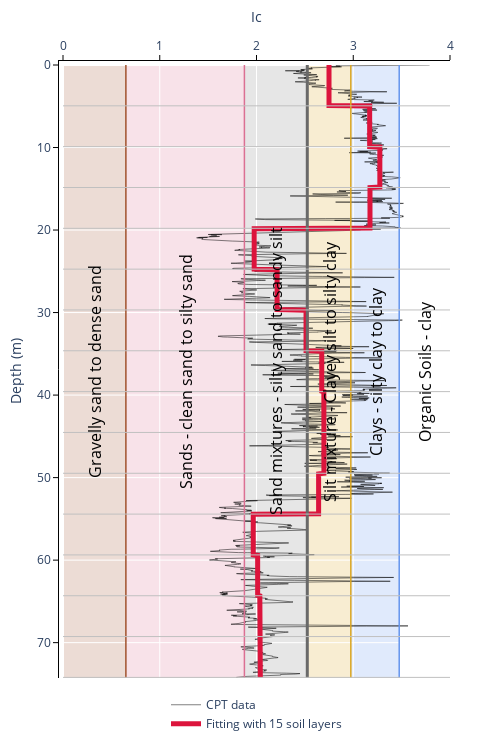

Notebook code for this chart:
### Markdown cell above
### Identify soil layers

### Code cell
cpt_data.identify_soil_layers(num_layers = 15, plot_fig = True)

### Figure 1 — Plotly figure (JSON) as saved in the notebook; plotly's stock layout.template omitted (floating-point values rounded to 4 significant figures; data arrays with more than 128 entries replaced by an {"elided": "..."} marker saying what was removed)
{"data": [{"line": {"color": "black", "width": 0.5}, "mode": "lines", "name": "CPT data", "type": "scatter", "x": {"elided": "7451 float values"}, "y": {"elided": "7451 float values"}}, {"line": {"color": "crimson", "width": 5}, "mode": "lines", "name": "Fitting with 15 soil layers", "type": "scatter", "x": {"elided": "1000 float values"}, "y": {"elided": "1000 float values"}}], "layout": {"annotations": [{"align": "center", "font": {"color": "black", "size": 16}, "showarrow": false, "text": "Gravelly sand to dense sand", "textangle": -90, "valign": "middle", "x": 0.325, "y": 37.14}, {"align": "center", "font": {"color": "black", "size": 16}, "showarrow": false, "text": "Sands - clean sand to silty sand", "textangle": -90, "valign": "middle", "x": 1.262, "y": 37.14}, {"align": "center", "font": {"color": "black", "size": 16}, "showarrow": false, "text": "Sand mixtures - silty sand to sandy silt", "textangle": -90, "valign": "middle", "x": 2.2, "y": 37.14}, {"align": "center", "font": {"color": "black", "size": 16}, "showarrow": false, "text": "Silt mixture - Clayey silt to silty clay", "textangle": -90, "valign": "middle", "x": 2.75, "y": 37.14}, {"align": "center", "font": {"color": "black", "size": 16}, "showarrow": false, "text": "Clays - silty clay to clay", "textangle": -90, "valign": "middle", "x": 3.225, "y": 37.14}, {"align": "center", "font": {"color": "black", "size": 16}, "showarrow": false, "text": "Organic Soils - clay", "textangle": -90, "valign": "middle", "x": 3.737, "y": 37.14}], "height": 750, "legend": {"x": 0.5, "xanchor": "center", "y": -0.02, "yanchor": "top"}, "margin": {"b": 50, "l": 50, "pad": 4, "r": 50, "t": 50}, "plot_bgcolor": "white", "shapes": [{"line": {"color": "sienna", "width": 1.5}, "type": "line", "x0": 0.65, "x1": 0.65, "y0": 0, "y1": 74.28}, {"line": {"color": "palevioletred", "width": 1.5}, "type": "line", "x0": 1.875, "x1": 1.875, "y0": 0, "y1": 74.28}, {"line": {"color": "dimgray", "width": 3}, "type": "line", "x0": 2.525, "x1": 2.525, "y0": 0, "y1": 74.28}, {"line": {"color": "goldenrod", "width": 1.5}, "type": "line", "x0": 2.975, "x1": 2.975, "y0": 0, "y1": 74.28}, {"line": {"color": "cornflowerblue", "width": 1.5}, "type": "line", "x0": 3.475, "x1": 3.475, "y0": 0, "y1": 74.28}, {"line": {"color": "silver", "width": 1}, "type": "line", "x0": 0, "x1": 0, "y0": 0, "y1": 0}, {"line": {"color": "silver", "width": 1}, "type": "line", "x0": 0, "x1": 4.947, "y0": 4.947, "y1": 4.947}, {"line": {"color": "silver", "width": 1}, "type": "line", "x0": 0, "x1": 9.895, "y0": 9.895, "y1": 9.895}, {"line": {"color": "silver", "width": 1}, "type": "line", "x0": 0, "x1": 14.84, "y0": 14.84, "y1": 14.84}, {"line": {"color": "silver", "width": 1}, "type": "line", "x0": 0, "x1": 19.79, "y0": 19.79, "y1": 19.79}, {"line": {"color": "silver", "width": 1}, "type": "line", "x0": 0, "x1": 24.74, "y0": 24.74, "y1": 24.74}, {"line": {"color": "silver", "width": 1}, "type": "line", "x0": 0, "x1": 29.68, "y0": 29.68, "y1": 29.68}, {"line": {"color": "silver", "width": 1}, "type": "line", "x0": 0, "x1": 34.63, "y0": 34.63, "y1": 34.63}, {"line": {"color": "silver", "width": 1}, "type": "line", "x0": 0, "x1": 39.58, "y0": 39.58, "y1": 39.58}, {"line": {"color": "silver", "width": 1}, "type": "line", "x0": 0, "x1": 44.53, "y0": 44.53, "y1": 44.53}, {"line": {"color": "silver", "width": 1}, "type": "line", "x0": 0, "x1": 49.47, "y0": 49.47, "y1": 49.47}, {"line": {"color": "silver", "width": 1}, "type": "line", "x0": 0, "x1": 54.42, "y0": 54.42, "y1": 54.42}, {"line": {"color": "silver", "width": 1}, "type": "line", "x0": 0, "x1": 59.37, "y0": 59.37, "y1": 59.37}, {"line": {"color": "silver", "width": 1}, "type": "line", "x0": 0, "x1": 64.32, "y0": 64.32, "y1": 64.32}, {"line": {"color": "silver", "width": 1}, "type": "line", "x0": 0, "x1": 69.26, "y0": 69.26, "y1": 69.26}, {"line": {"color": "silver", "width": 1}, "type": "line", "x0": 0, "x1": 74.21, "y0": 74.21, "y1": 74.21}, {"fillcolor": "sienna", "layer": "below", "line": {"width": 0}, "opacity": 0.2, "type": "rect", "x0": 0, "x1": 0.65, "y0": 0, "y1": 74.28}, {"fillcolor": "palevioletred", "layer": "below", "line": {"width": 0}, "opacity": 0.2, "type": "rect", "x0": 0.65, "x1": 1.875, "y0": 0, "y1": 74.28}, {"fillcolor": "grey", "layer": "below", "line": {"width": 0}, "opacity": 0.2, "type": "rect", "x0": 1.875, "x1": 2.525, "y0": 0, "y1": 74.28}, {"fillcolor": "goldenrod", "layer": "below", "line": {"width": 0}, "opacity": 0.2, "type": "rect", "x0": 2.525, "x1": 2.975, "y0": 0, "y1": 74.28}, {"fillcolor": "cornflowerblue", "layer": "below", "line": {"width": 0}, "opacity": 0.2, "type": "rect", "x0": 2.975, "x1": 3.475, "y0": 0, "y1": 74.28}], "width": 500, "xaxis": {"linecolor": "black", "range": [0, 4], "side": "top", "tickcolor": "black", "ticks": "outside", "title": {"text": "Ic"}}, "yaxis": {"linecolor": "black", "range": [74.28, 0], "tickcolor": "black", "ticks": "outside", "title": {"text": "Depth (m)"}}}}
